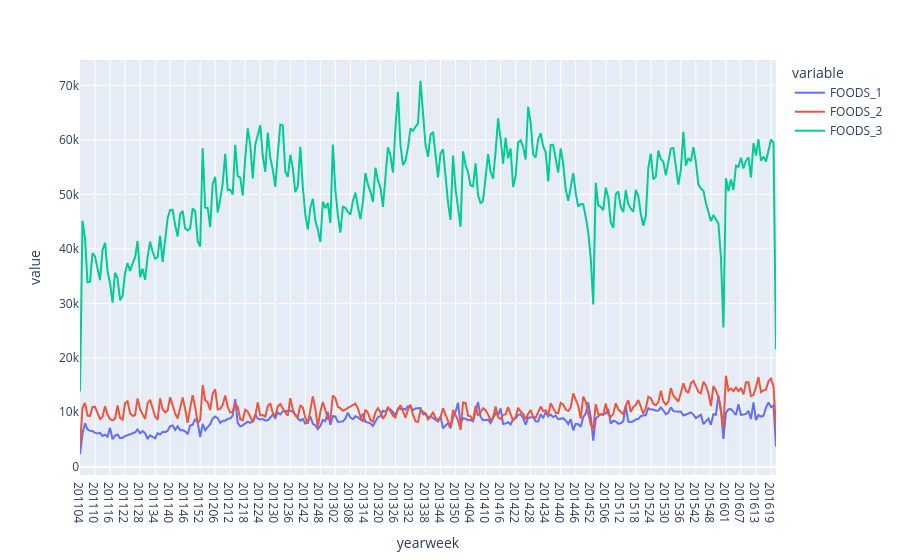

Notebook cell for this chart:
### Code cell
temp_df  = data[data['cat_id']=="FOODS"].pivot_table(index='yearweek',columns="dept_id",values="weekly_sales",aggfunc="sum")
px.line(data_frame=temp_df,x=temp_df.index,y=['FOODS_1','FOODS_2','FOODS_3'])

### Figure 1 — Plotly figure (JSON) as saved in the notebook; plotly's stock layout.template omitted (floating-point values rounded to 4 significant figures; data arrays with more than 128 entries replaced by an {"elided": "..."} marker saying what was removed)
{"data": [{"hovertemplate": "variable=FOODS_1<br>yearweek=%{x}<br>value=%{y}<extra></extra>", "legendgroup": "FOODS_1", "line": {"color": "#636efa", "dash": "solid"}, "marker": {"symbol": "circle"}, "mode": "lines", "name": "FOODS_1", "orientation": "v", "showlegend": true, "type": "scatter", "x": {"elided": "279 str values"}, "xaxis": "x", "y": {"elided": "279 float values"}, "yaxis": "y"}, {"hovertemplate": "variable=FOODS_2<br>yearweek=%{x}<br>value=%{y}<extra></extra>", "legendgroup": "FOODS_2", "line": {"color": "#EF553B", "dash": "solid"}, "marker": {"symbol": "circle"}, "mode": "lines", "name": "FOODS_2", "orientation": "v", "showlegend": true, "type": "scatter", "x": {"elided": "279 str values"}, "xaxis": "x", "y": {"elided": "279 float values"}, "yaxis": "y"}, {"hovertemplate": "variable=FOODS_3<br>yearweek=%{x}<br>value=%{y}<extra></extra>", "legendgroup": "FOODS_3", "line": {"color": "#00cc96", "dash": "solid"}, "marker": {"symbol": "circle"}, "mode": "lines", "name": "FOODS_3", "orientation": "v", "showlegend": true, "type": "scatter", "x": {"elided": "279 str values"}, "xaxis": "x", "y": {"elided": "279 float values"}, "yaxis": "y"}], "layout": {"legend": {"title": {"text": "variable"}, "tracegroupgap": 0}, "margin": {"t": 60}, "xaxis": {"anchor": "y", "domain": [0, 1], "title": {"text": "yearweek"}}, "yaxis": {"anchor": "x", "domain": [0, 1], "title": {"text": "value"}}}}
